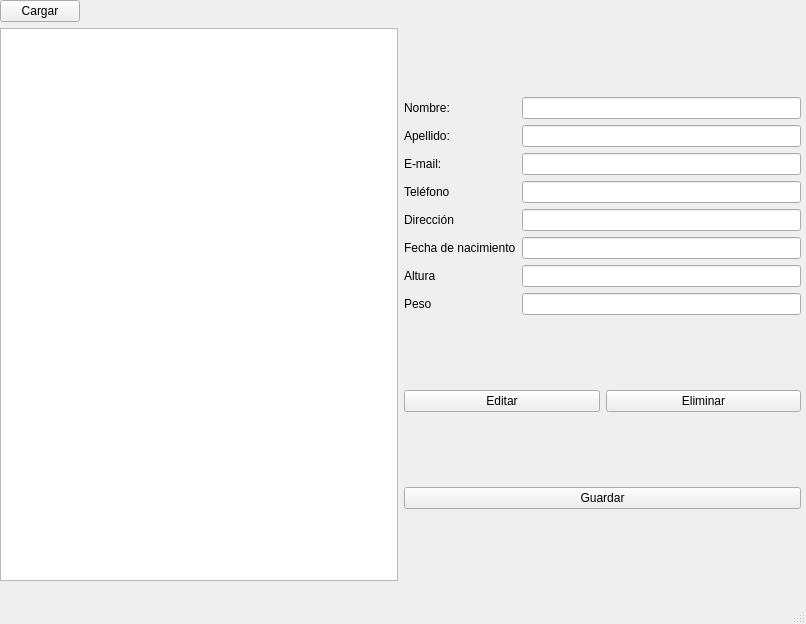
<?xml version="1.0" encoding="UTF-8"?>
<ui version="4.0">
 <class>MainWindow</class>
 <widget class="QMainWindow" name="MainWindow">
  <property name="geometry">
   <rect>
    <x>0</x>
    <y>0</y>
    <width>806</width>
    <height>624</height>
   </rect>
  </property>
  <property name="windowTitle">
   <string>MainWindow</string>
  </property>
  <widget class="QWidget" name="centralwidget">
   <widget class="QWidget" name="horizontalLayoutWidget">
    <property name="geometry">
     <rect>
      <x>0</x>
      <y>0</y>
      <width>801</width>
      <height>581</height>
     </rect>
    </property>
    <layout class="QGridLayout" name="gridLayout_2">
     <item row="1" column="0">
      <widget class="QTableWidget" name="tabla"/>
     </item>
     <item row="1" column="1">
      <layout class="QVBoxLayout" name="verticalLayout">
       <item>
        <layout class="QGridLayout" name="gridLayout">
         <item row="1" column="1">
          <widget class="QLineEdit" name="apellido"/>
         </item>
         <item row="2" column="0">
          <widget class="QLabel" name="label">
           <property name="text">
            <string>E-mail:</string>
           </property>
          </widget>
         </item>
         <item row="0" column="0">
          <widget class="QLabel" name="label_3">
           <property name="text">
            <string>Nombre:</string>
           </property>
          </widget>
         </item>
         <item row="1" column="0">
          <widget class="QLabel" name="label_2">
           <property name="text">
            <string>Apellido:</string>
           </property>
          </widget>
         </item>
         <item row="2" column="1">
          <widget class="QLineEdit" name="email"/>
         </item>
         <item row="5" column="0">
          <widget class="QLabel" name="label_6">
           <property name="text">
            <string>Fecha de nacimiento</string>
           </property>
          </widget>
         </item>
         <item row="7" column="0">
          <widget class="QLabel" name="label_8">
           <property name="text">
            <string>Peso</string>
           </property>
          </widget>
         </item>
         <item row="3" column="0">
          <widget class="QLabel" name="label_4">
           <property name="text">
            <string>Teléfono</string>
           </property>
          </widget>
         </item>
         <item row="7" column="1">
          <widget class="QLineEdit" name="peso"/>
         </item>
         <item row="3" column="1">
          <widget class="QLineEdit" name="telefono"/>
         </item>
         <item row="6" column="0">
          <widget class="QLabel" name="label_7">
           <property name="text">
            <string>Altura</string>
           </property>
          </widget>
         </item>
         <item row="0" column="1">
          <widget class="QLineEdit" name="nombre"/>
         </item>
         <item row="5" column="1">
          <widget class="QLineEdit" name="fechadenacimiento"/>
         </item>
         <item row="4" column="1">
          <widget class="QLineEdit" name="direccion"/>
         </item>
         <item row="4" column="0">
          <widget class="QLabel" name="label_5">
           <property name="text">
            <string>Dirección</string>
           </property>
          </widget>
         </item>
         <item row="6" column="1">
          <widget class="QLineEdit" name="altura"/>
         </item>
        </layout>
       </item>
       <item>
        <layout class="QHBoxLayout" name="horizontalLayout_2">
         <item>
          <widget class="QPushButton" name="editar">
           <property name="text">
            <string>Editar</string>
           </property>
          </widget>
         </item>
         <item>
          <widget class="QPushButton" name="eliminar">
           <property name="text">
            <string>Eliminar</string>
           </property>
          </widget>
         </item>
        </layout>
       </item>
       <item>
        <layout class="QVBoxLayout" name="verticalLayout_2">
         <item>
          <widget class="QPushButton" name="guardar">
           <property name="text">
            <string>Guardar</string>
           </property>
          </widget>
         </item>
        </layout>
       </item>
      </layout>
     </item>
     <item row="0" column="0">
      <layout class="QHBoxLayout" name="horizontalLayout">
       <item>
        <widget class="QPushButton" name="cargar">
         <property name="text">
          <string>Cargar</string>
         </property>
        </widget>
       </item>
       <item>
        <spacer name="horizontalSpacer">
         <property name="orientation">
          <enum>Qt::Horizontal</enum>
         </property>
         <property name="sizeHint" stdset="0">
          <size>
           <width>40</width>
           <height>20</height>
          </size>
         </property>
        </spacer>
       </item>
      </layout>
     </item>
    </layout>
   </widget>
  </widget>
  <widget class="QMenuBar" name="menubar">
   <property name="geometry">
    <rect>
     <x>0</x>
     <y>0</y>
     <width>806</width>
     <height>21</height>
    </rect>
   </property>
  </widget>
  <widget class="QStatusBar" name="statusbar"/>
 </widget>
 <resources/>
 <connections/>
</ui>
